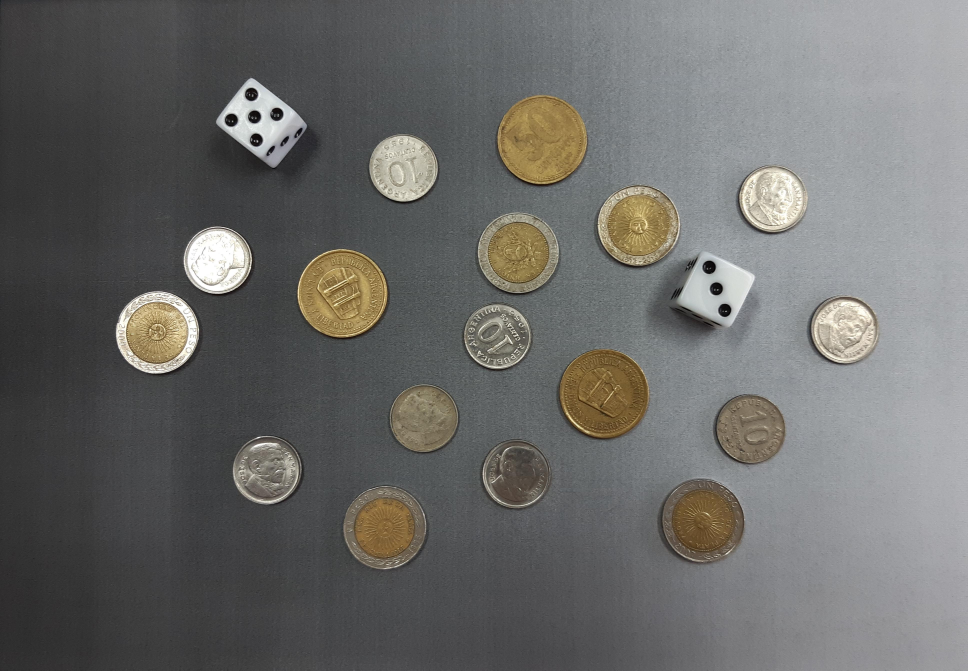
#> input picture imagenes/ejercicio1/monedas.jpg, 3871 x 2681 px, found by its file name (shown at 1/4 size)
$ python coins.py
#> lines starting #> are read from the running program, lines starting #| are printed output that depends on the picture; after the words box and inside, x2 and y2 are one past the last pixel; in counts of white or black regions, pixels touching at a corner belong together
import cv2
from matplotlib import pyplot as plt
import numpy as np

# funcion para visualizar una imagen
def imshow(img, new_fig=True, title=None, color_img=False, blocking=False, colorbar=True, ticks=False):
    if new_fig:
        plt.figure()
    if color_img:
        plt.imshow(img)
    else:
        plt.imshow(img, cmap='gray')
    plt.title(title)
    if not ticks:
        plt.xticks([]), plt.yticks([])
    if colorbar:
        plt.colorbar()
    if new_fig:
        plt.show(block=blocking)


########## carga y muestra de imagen original
img_path="tp2\TP1_Procesamiento_Imagenes-tp2\imagenes\ejercicio1\monedas.jpg"
img = cv2.imread(img_path, cv2.IMREAD_COLOR)
#> img is the input picture: shape (2681, 3871, 3); mean B, G, R 105.5, 107.4, 107.5
img = cv2.cvtColor(img, cv2.COLOR_BGR2RGB)
imshow(img, colorbar=False, title='Imagen Original')

img_gray = cv2.cvtColor(img, cv2.COLOR_RGB2GRAY)
imshow(img_gray, colorbar=False, title='Imagen escala de grises')


########## reduccion de ruido
# f_blur = cv2.GaussianBlur(img_gray, ksize=(7, 7), sigmaX=0, sigmaY=0)
f_blur = cv2.medianBlur(img_gray, 9)
imshow(f_blur, 'Blur y Escala de grises')


########## probamos deteccion de bordes con sobel
sobel_x = cv2.Sobel(f_blur, -1, 1, 0, ksize=3)
sobel_y = cv2.Sobel(f_blur, -1, 0, 1, ksize=3)
sobel_xy = cv2.Sobel(f_blur, -1, 1, 1, ksize=3)
sobel_combined = cv2.addWeighted((sobel_x), 0.5, (sobel_y), 0.5, 5)

# Crear una figura de 2x2 para mostrar los resultados de Sobel
fig, axes = plt.subplots(2, 2, figsize=(10, 8), sharex=True, sharey=True)

axes[0, 0].imshow((sobel_x), cmap='gray')
axes[0, 0].set_title('Sobel en X')

axes[0, 1].imshow((sobel_y), cmap='gray')
axes[0, 1].set_title('Sobel en Y')

axes[1, 0].imshow((sobel_xy), cmap='gray')
axes[1, 0].set_title('Sobel en XY')

axes[1, 1].imshow(sobel_combined, cmap='gray')
axes[1, 1].set_title('Sobel combinado')

plt.tight_layout()
plt.show()


###### gradiente con umbralado
_, sobel_xy_thresh = cv2.threshold(cv2.convertScaleAbs(sobel_xy), 5, 255, cv2.THRESH_BINARY)
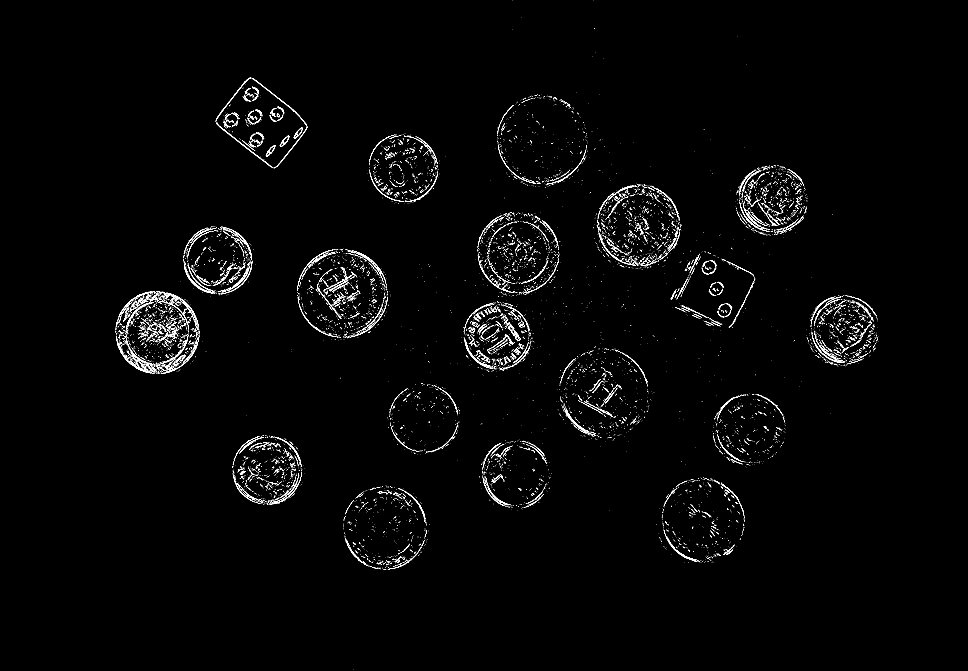
#> sobel_xy_thresh: shape (2681, 3871) (shown at 1/4 size); 1% white in thin lines or dots, all inside (x1, y1, x2, y2) = (462, 1, 3513, 2680)
_, sobel_combined_thresh = cv2.threshold(sobel_combined, 10, 255, cv2.THRESH_BINARY)
#> sobel_combined_thresh: shape (2681, 3871); 8.6% white; 32769 white regions (28353 under 20 px), largest, box (x1, y1, x2, y2) and area: (1849, 814, 2277, 1503) 66155, (453, 1156, 818, 1511) 47241, (1185, 991, 1582, 1377) 40425

# Crear una figura de 2x1 para mostrar los resultados de Sobel y umbralado
fig, axes = plt.subplots(1, 2, figsize=(10, 5), sharex=True, sharey=True)

# Mostrar Sobel en XY con umbralado
axes[0].imshow(sobel_xy_thresh, cmap='gray')
axes[0].set_title('Sobel en XY con umbralado')

# Mostrar Sobel combinado con umbralado
axes[1].imshow(sobel_combined_thresh, cmap='gray')
axes[1].set_title('Sobel combinado con umbralado')

plt.tight_layout()
plt.show()


####### Deteccion de bordes con Canny
canny_img = cv2.Canny(f_blur, 0.3*255, 0.1*255, apertureSize=3, L2gradient=True)
#> canny_img: shape (2681, 3871); 1% white in thin lines or dots, all inside (x1, y1, x2, y2) = (463, 312, 3513, 2278)
imshow(canny_img, title='Deteccion Canny', colorbar=False)

####### Aplicar operaciones morfologicas sobre canny
kernel = cv2.getStructuringElement(cv2.MORPH_ELLIPSE,(5,5))

morph = {}
morph["canny"] = canny_img
morph["apertura"] = cv2.morphologyEx(canny_img, cv2.MORPH_OPEN, kernel)
morph["clausura"] = cv2.morphologyEx(canny_img, cv2.MORPH_CLOSE, kernel)
morph["gradiente"] = cv2.morphologyEx(canny_img, cv2.MORPH_GRADIENT, kernel)
morph["apertura clausura"] = cv2.morphologyEx(morph["apertura"], cv2.MORPH_CLOSE, kernel)
morph["gradiente clausura"] = cv2.morphologyEx(morph["clausura"], cv2.MORPH_GRADIENT, kernel)

# Crear una figura de 2x1 para mostrar los resultados de Sobel y umbralado
fig, axes = plt.subplots(2, 3, figsize=(12, 8), sharex=True, sharey=True)

# Definir el título de cada subfigura
titles = ['canny', "apertura", "clausura", "gradiente", 'apertura clausura' ,"gradiente clausura"]

for i, (key, value) in enumerate(morph.items()):
    row = i // 3
    col = i % 3
    axes[row, col].imshow(value, cmap='gray')
    axes[row, col].set_title(titles[i])
#> this loop made 6 passes
#> (key, row, col) on passes 1 to 6: ('canny', 0, 0), ('apertura', 0, 1), ('clausura', 0, 2), ('gradiente', 1, 0), ('apertura clausura', 1, 1), ('gradiente clausura', 1, 2)

plt.show()


######## Diltacion
dilate_kernel = cv2.getStructuringElement(cv2.MORPH_ELLIPSE,(3,3))
canny_dilate = cv2.dilate( morph["gradiente"],dilate_kernel,iterations = 3)
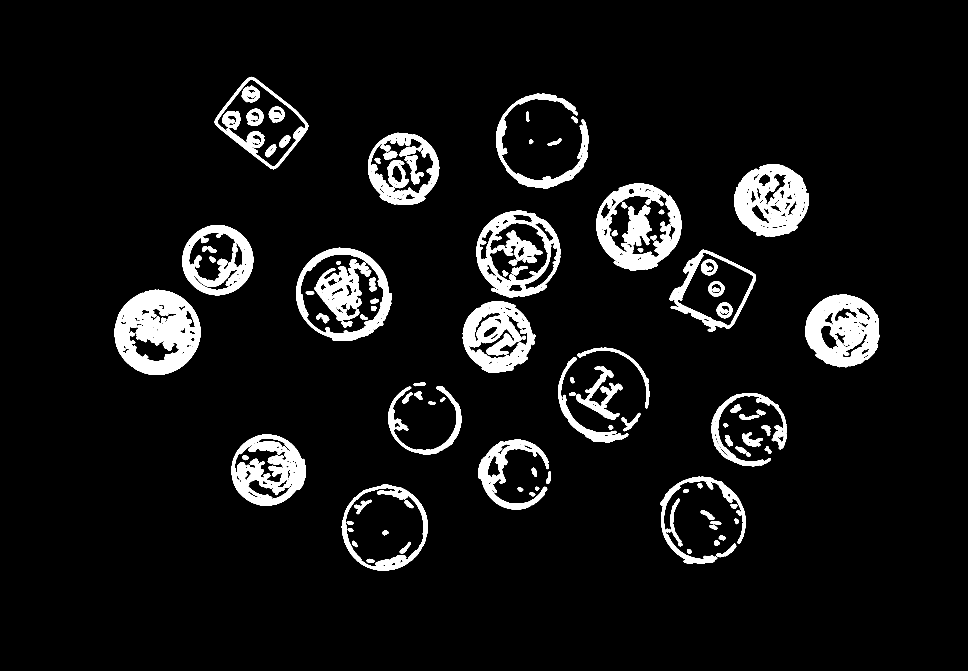
#> canny_dilate: shape (2681, 3871) (shown at 1/4 size); 7% white; 125 white regions, largest, box (x1, y1, x2, y2) and area: (458, 1159, 802, 1500) 73330, (3221, 1178, 3518, 1469) 53862, (2937, 656, 3236, 947) 53027

imshow(canny_dilate, title='Dilatacion', colorbar=False)

######## Deteccion de circulos
coins =  cv2.HoughCircles(
            canny_dilate,
            cv2.HOUGH_GRADIENT,
            1.7,
            300,
            param1=255,
            param2=100,
            minRadius=55,
            maxRadius=200
        )
#> coins = 17 rows, first 8: [2168.4, 558.5, 183.7], [626.5, 1328.6, 170.6], [1369.4, 1168.8, 185.7], [869.6, 1041.2, 141], [2812.7, 2083.4, 168.1], [1530.9, 2107.2, 162.4], [2061.2, 1896.4, 140.3], [1066.8, 1877.7, 143.6]
circles = np.uint16(np.around(coins))
#> circles = 17 rows, first 8: [2168, 558, 184], [626, 1329, 171], [1369, 1169, 186], [870, 1041, 141], [2813, 2083, 168], [1531, 2107, 162], [2061, 1896, 140], [1067, 1878, 144]

img_circles = img.copy()
for i in circles[0,:]:
    cv2.circle(img_circles,(i[0],i[1]),i[2],(255,0,0),20)
    cv2.circle(img_circles,(i[0],i[1]),2,(0,0,255),10)
#> this loop made 17 passes
#> i on passes 1 to 12: [2168, 558, 184], [626, 1329, 171], [1369, 1169, 186], [870, 1041, 141], [2813, 2083, 168], [1531, 2107, 162], [2061, 1896, 140], [1067, 1878, 144], [2410, 1577, 175], [2554, 902, 169], [1990, 1344, 139], [1614, 671, 141]
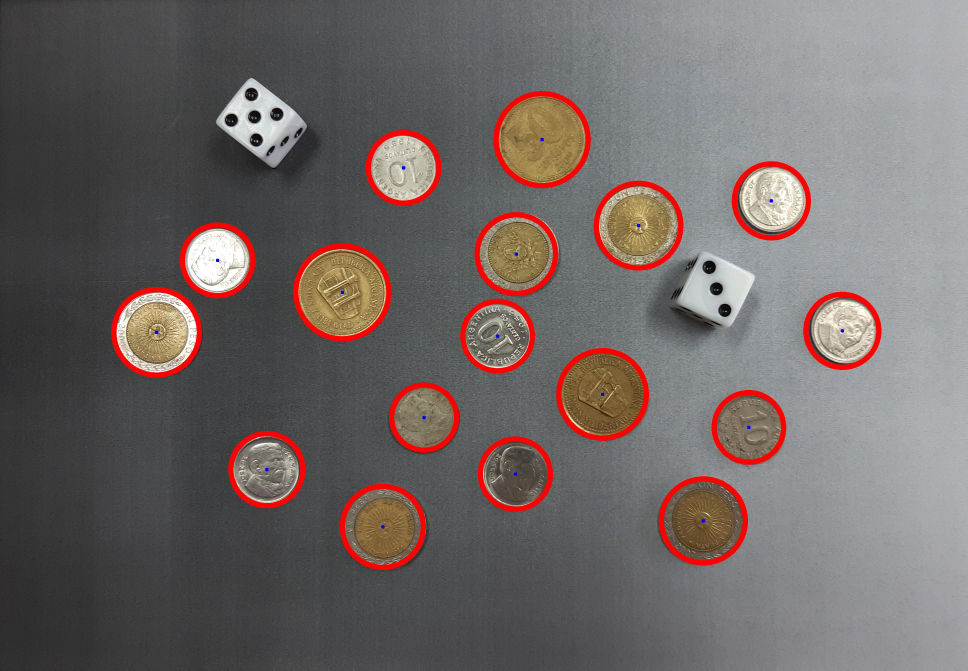
#> img_circles: shape (2681, 3871, 3) (shown at 1/4 size); mean R, G, B 112.6, 104, 102.5

imshow(img_circles, title='detected circles', colorbar=False)


###### Clasificacion de monedas
output = img.copy()
result = np.zeros_like(output, np.uint8)

mask_circles = np.zeros_like(output, np.uint8)
mask_circles = mask_circles[:,:,0]

coins_map = {
    "10c" : {
        "radio" : (120,155),
        "color" : (255,0,0),
        "valor" : 0.10,
        "name" : "10 centavos",
        "mask" : []
    },
    "50c" : {
        "radio" : (170,200),
        "color" : (0,255,0),
        "valor" : 0.50,
        "name" : "50 centavos",
        "mask" : []
    },
    "1p" : {
        "radio" : (155,172),
        "color" : (0,0,255),
        "valor" : 1.0,
        "name" : "1 peso",
        "mask" : []
    }
}

font = cv2.FONT_HERSHEY_SIMPLEX
#> font = 0
fontScale = 2
fontColor = (255, 255, 255)
thickness = 10

for coin in circles[0]:
    x_coor, y_coor, detected_radius = coin
    x_coor, y_coor, detected_radius = int(x_coor), int(y_coor), int(detected_radius)

    key = None
    if detected_radius > coins_map["10c"]["radio"][0] and detected_radius <= coins_map["10c"]["radio"][1]:
        key = "10c"
    elif detected_radius > coins_map["1p"]["radio"][0] and detected_radius <= coins_map["1p"]["radio"][1]:
        key = "1p"
    elif detected_radius > coins_map["50c"]["radio"][0] and detected_radius <= coins_map["50c"]["radio"][1]:
        key = "50c"
    else:
        continue

    coins_map[key]["mask"].append([x_coor, y_coor, detected_radius])

    output = cv2.circle(output, (x_coor, y_coor), detected_radius, coins_map[key]["color"], thickness)
    mask = np.zeros_like(output, np.uint8)
    mask = cv2.circle(mask, (x_coor, y_coor), detected_radius, [255]*3, thickness=cv2.FILLED)
    mask = mask[:,:,0]
    mask_circles += mask
    color_src = np.full_like(output, fill_value=coins_map[key]["color"])
    result = cv2.bitwise_and( color_src, output , dst=result, mask=mask)
    cv2.putText(result, coins_map[key]["name"], (x_coor, y_coor), font,  fontScale, fontColor, thickness, cv2.LINE_AA)
#> this loop made 17 passes
#> (x_coor, y_coor, detected_radius, key) on passes 1 to 12: (2168, 558, 184, '50c'), (626, 1329, 171, '1p'), (1369, 1169, 186, '50c'), (870, 1041, 141, '10c'), (2813, 2083, 168, '1p'), (1531, 2107, 162, '1p'), (2061, 1896, 140, '10c'), (1067, 1878, 144, '10c'), (2410, 1577, 175, '50c'), (2554, 902, 169, '1p'), (1990, 1344, 139, '10c'), (1614, 671, 141, '10c')
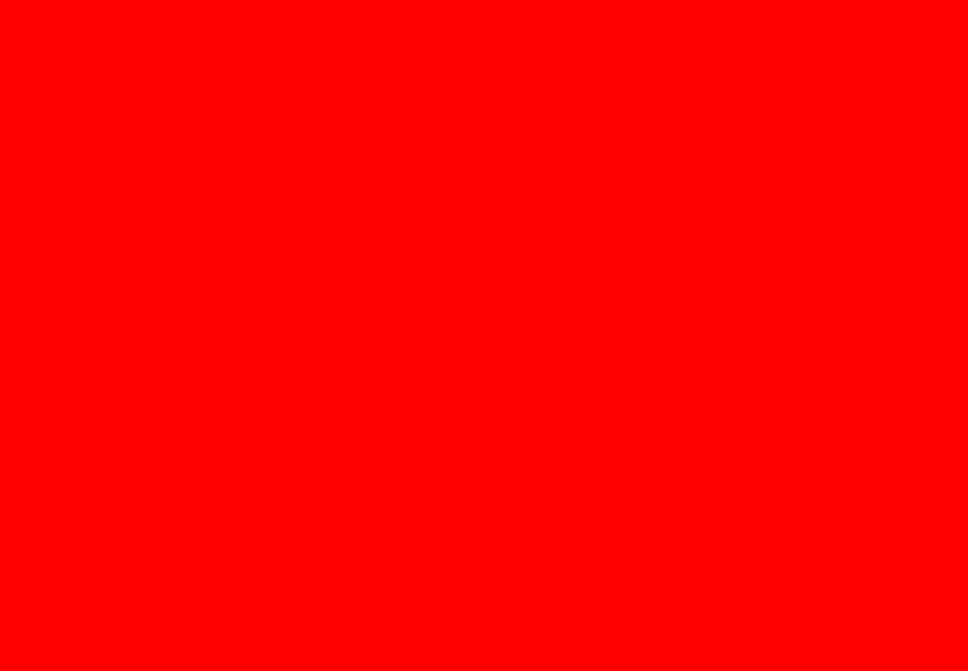
#> color_src: shape (2681, 3871, 3) (shown at 1/4 size); mean R, G, B 255, 0, 0
#> mask_circles: shape (2681, 3871); 12.6% white; 17 white regions, largest, box (x1, y1, x2, y2) and area: (1183, 983, 1556, 1356) 108637, (1984, 374, 2353, 743) 106353, (2235, 1402, 2586, 1753) 96209

imshow(output, title='Clasificacion', colorbar=False)
imshow(result, title='Conteo', colorbar=False)

##### Contabilizar valores de monedas
def contar_y_sumar_valores(coins_map):
    suma_total = 0

    for clase, detalles in coins_map.items():
        cantidad_recortes = len(detalles["mask"])
        valor_individual = cantidad_recortes * detalles["valor"]
        print(f"{clase}: {cantidad_recortes} recortes, Valor individual: {valor_individual}")
        suma_total += valor_individual

    return suma_total

suma_total = contar_y_sumar_valores(coins_map)
print(f"Suma total de valores: {suma_total}")


###### Reconocieminto de dados
img_copy=img.copy()

for c in coins_map.values():
    for x_coor, y_coor, detected_radius in c["mask"]:

        cv2.circle(canny_img, (x_coor, y_coor), detected_radius+50, [0]*3, thickness=-1)
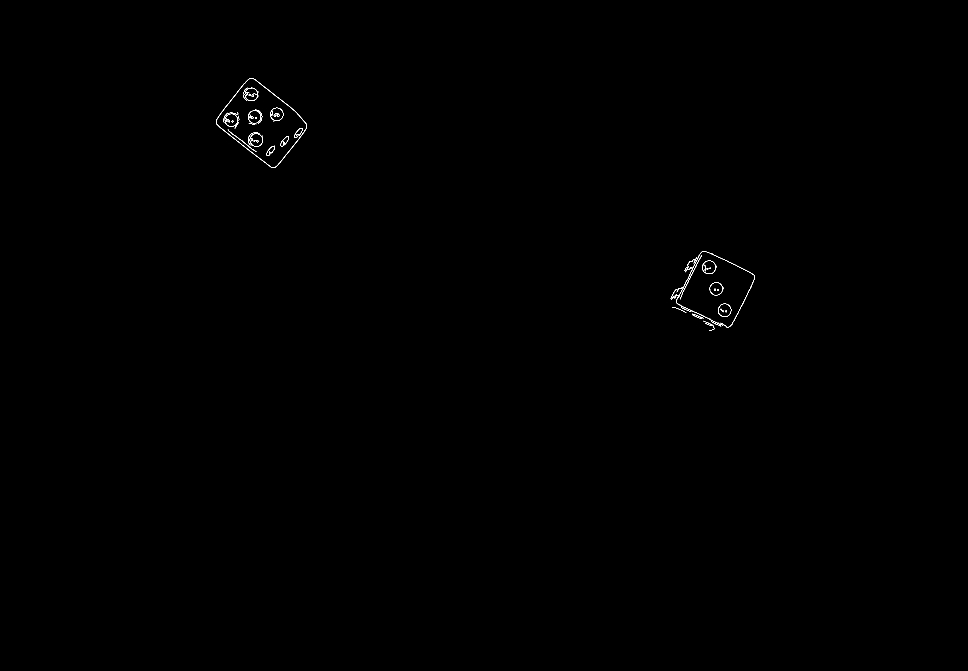
#> canny_img: shape (2681, 3871) (shown at 1/4 size); 0.07% white in thin lines or dots, all inside (x1, y1, x2, y2) = (864, 312, 3019, 1322)

dilate_kernel = np.array([[0,1,0],[1,1,1],[0,1,0]], np.uint8)
mask_dices = cv2.dilate(canny_img, kernel, iterations=1)
#> mask_dices: shape (2681, 3871); 0.29% white; 27 white regions (1 under 20 px), largest, box (x1, y1, x2, y2) and area: (2680, 1002, 3021, 1313) 8451, (862, 310, 1230, 674) 5788, (892, 447, 959, 517) 1887
imshow(mask_dices)
#> in imshow (call 9), `plt.show(block=blocking)`:
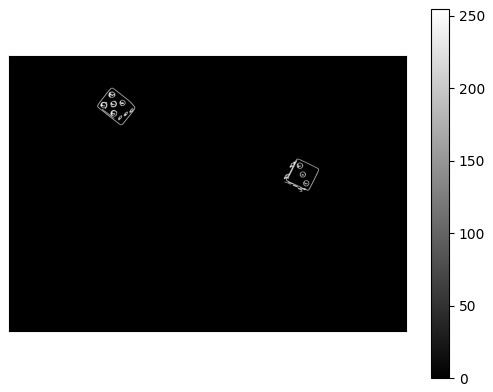
#> figure drawn by matplotlib, 2 panels


###### clasificaion de dados
n_labels, labels, stats, centroids = cv2.connectedComponentsWithStats(mask_dices, connectivity=8)
#> labels: shape (2681, 3871) int32; 28 distinct labels, from 0 to 27
#> n_labels = 28; stats = 28 rows, first 6: [0, 0, 3871, 2681, 10347607], [862, 310, 368, 364, 5788], [970, 346, 67, 60, 1683], [1005, 376, 12, 14, 126], [1078, 429, 58, 59, 1376], [990, 437, 61, 63, 1594]; centroids = 28 pairs, first value 925.2 to 2904.2, second value 376.4 to 1341.6

# Crear una copia de la máscara para no modificar la original
mask_dices_copy = mask_dices.copy()

# Iterar sobre cada componente conectado y dibujar un rectángulo rojo
for i in range(1, n_labels):  # Empezar desde 1 para evitar el fondo (label 0)
    x, y, w, h, area = stats[i]

    # Dibujar un rectángulo rojo alrededor del componente conectado
    cv2.rectangle(mask_dices_copy, (x, y), (x + w, y + h), (255, 255, 255), 2)
#> this loop made 27 passes
#> (x, y, w, h, area) on passes 1, 2, 3, 4, 5, 6, 7, 8, 10, 11, 12, 13: (862, 310, 368, 364, 5788), (970, 346, 67, 60, 1683), (1005, 376, 12, 14, 126), (1078, 429, 58, 59, 1376), (990, 437, 61, 63, 1594), (892, 447, 67, 70, 1887), (1018, 466, 11, 12, 105), (925, 481, 11, 10, 90), (1175, 510, 38, 44, 652), (909, 515, 120, 94, 808), (990, 527, 64, 62, 1516), (1120, 544, 38, 44, 711)
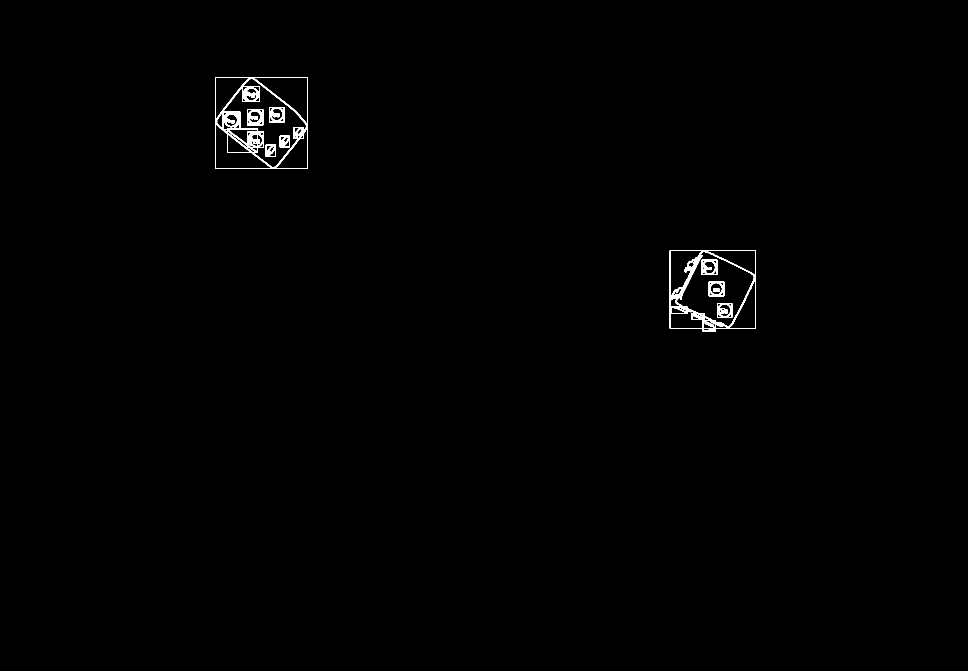
#> mask_dices_copy: shape (2681, 3871) (shown at 1/4 size); 0.47% white; 13 white regions, largest, box (x1, y1, x2, y2) and area: (861, 309, 1232, 676) 20845, (2679, 1001, 3023, 1326) 14871, (989, 436, 1053, 502) 2309

# Mostrar la imagen resultante con los rectángulos rojos
cv2.imshow('Componentes Conectados', mask_dices_copy)


np.unique(mask_dices)
dices = []
final_mask_dices =  np.zeros_like(mask_dices, np.uint8)
final_mask_dice_values = np.zeros_like(mask_dices, np.uint8)

for i in range(1, n_labels):
    area = stats[i, cv2.CC_STAT_AREA]

    if area > 3000 :

        x1 = stats[i, cv2.CC_STAT_LEFT]
        y1 = stats[i, cv2.CC_STAT_TOP]
        w = stats[i, cv2.CC_STAT_WIDTH]
        h = stats[i, cv2.CC_STAT_HEIGHT]
        p1 = (x1,y1)
        p2 = (x1+w, y1+h)

        if area> 10000:
           #Only append dices
            dices.append({"coord": (p1,p2) , "img": mask_dices[y1:y1+h, x1:x1+w]})
            img_rgb_copy= cv2.rectangle( img_rgb_copy, p1, p2, (0,255,0), thickness=10)
            final_mask_dices = cv2.rectangle( final_mask_dices, p1, p2, [255]*3, thickness=-1)
        elif area>3700 and area<4200:
            img_rgb_copy= cv2.rectangle( img_rgb_copy, p1, p2, (0,255,0), thickness=10)
            final_mask_dice_values = cv2.rectangle( final_mask_dice_values, p1, p2, [255]*3, thickness=-1)
#> this loop made 27 passes
#> (area, x1, y1, w, h, p2) on passes 1, 16: (5788, 862, 310, 368, 364, (1230, 674)), (8451, 2680, 1002, 341, 311, (3021, 1313))
#> area on passes 2 to 7: 1683, 126, 1376, 1594, 1887, 105
#> final_mask_dice_values: shape (2681, 3871); every value is 0
#> after the loop, dices = []

plt.imshow(final_mask_dices)
plt.show()


#> (the run stopped early here; a loop or call above may not have finished)
